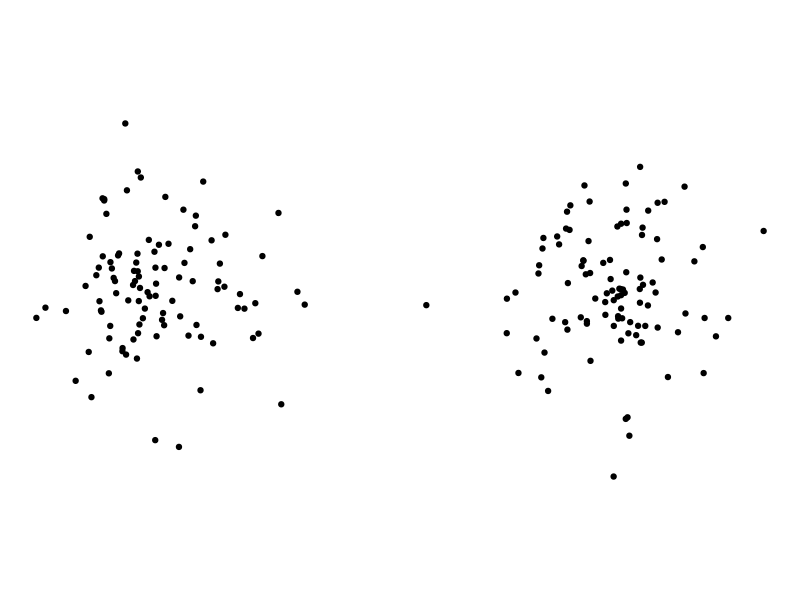
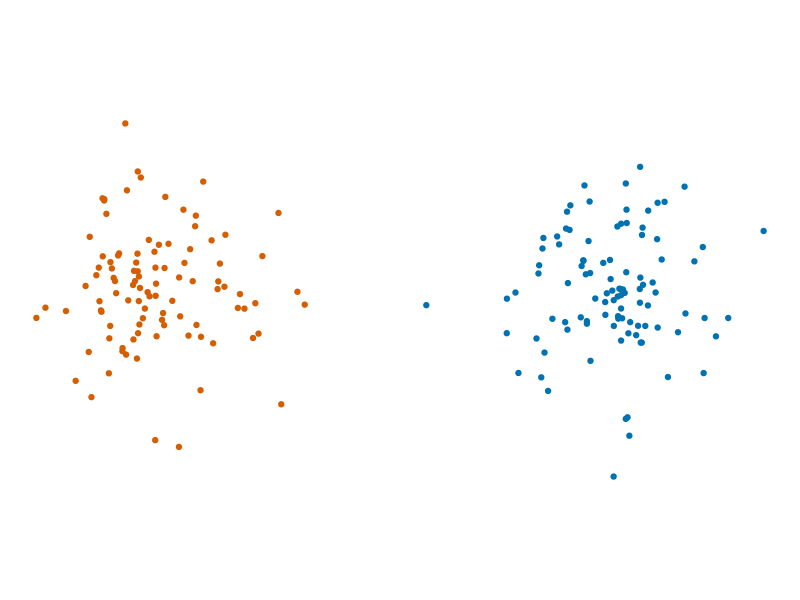
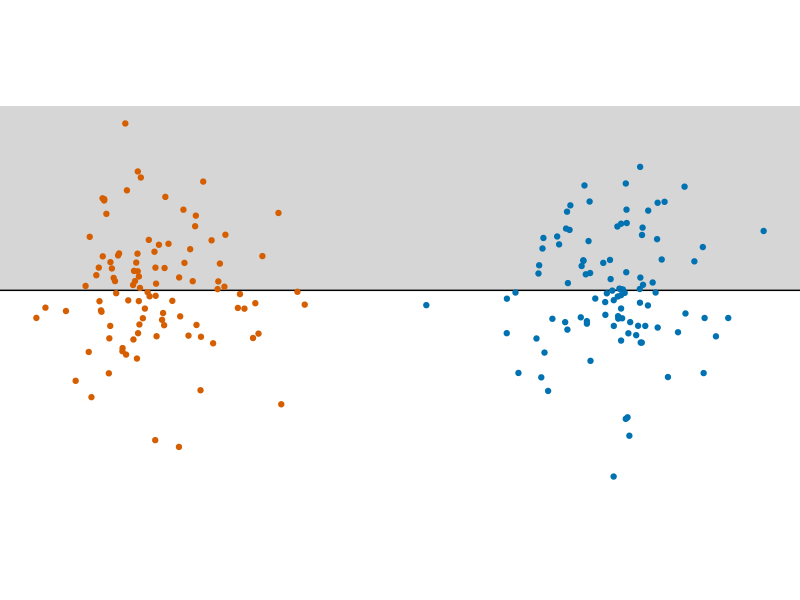
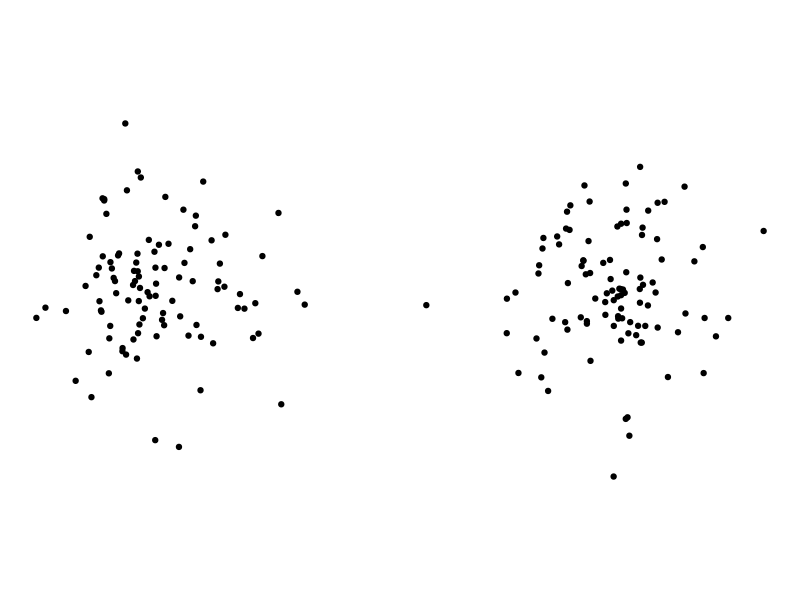
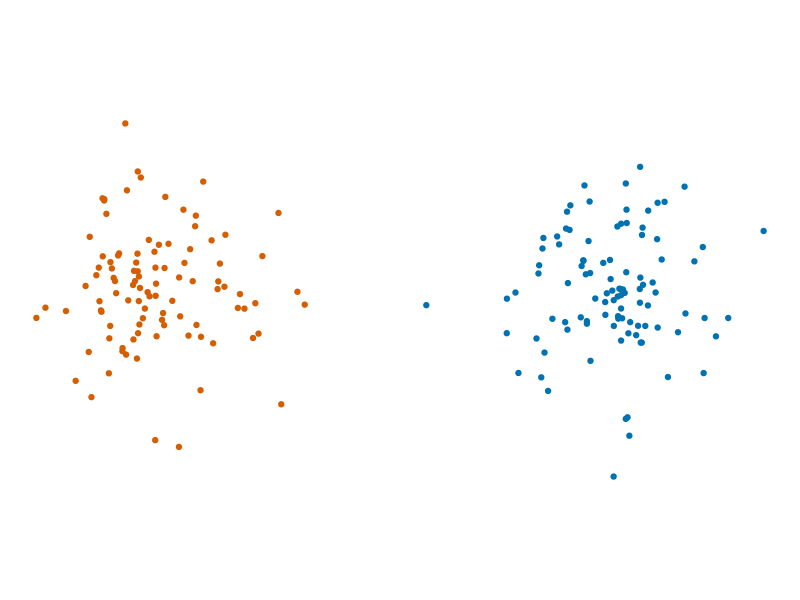
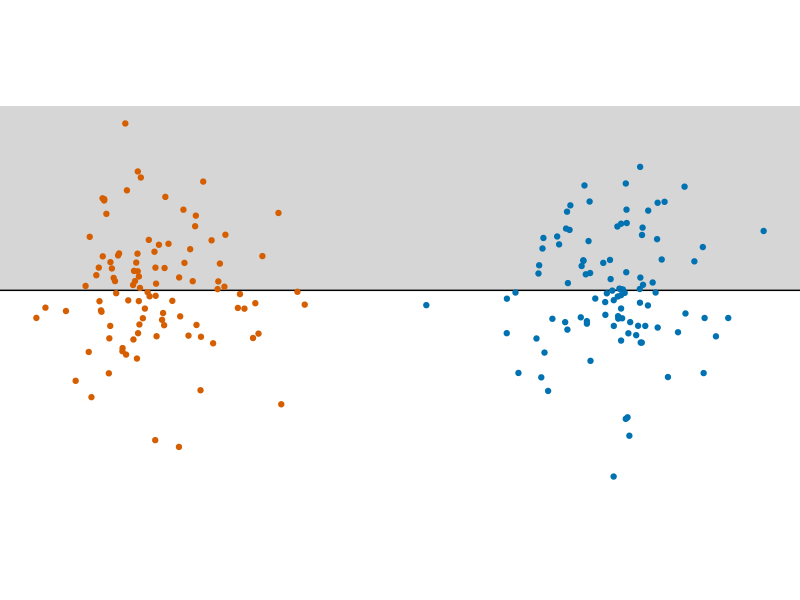

Here is the R script that generated these plots, in order:
library(ggplot2)
library(tibble)
library(dplyr)

fig_width <- 4
fig_height <- 2

df_poly <- data.frame(
  x = c(-Inf, Inf, Inf, -Inf),
  y = c(0, 0, Inf, Inf)
)

set.seed(1234)

n1 <- 100
n2 <- 100
c1 <- tibble(
  x = rnorm(n1, sd = 0.5),
  y = rnorm(n1, sd = 0.5),
  color = "#d55e00"
)
c2 <- tibble(
  x = rnorm(n2, 4, sd = 0.5),
  y = rnorm(n2, 0, sd = 0.5),
  color = "#0072b2"
)

bind_rows(c1, c2) |>
  ggplot(aes(x, y)) +
  geom_point() +
  scale_color_identity() +
  coord_equal() +
  theme_void()
ggsave("figs/example-no-color.pdf", width = fig_width, height = fig_height)

bind_rows(c1, c2) |>
  ggplot(aes(x, y, color = color)) +
  geom_point() +
  scale_color_identity() +
  coord_equal() +
  theme_void()
ggsave("figs/example-color.pdf", width = fig_width, height = fig_height)

bind_rows(c1, c2) |>
  ggplot(aes(x, y, color = color)) +
  geom_polygon(
    aes(x, y),
    alpha = 0.2,
    data = df_poly,
    inherit.aes = FALSE
  ) +
  geom_hline(yintercept = 0) +
  geom_point() +
  scale_color_identity() +
  coord_equal() +
  theme_void()
ggsave("figs/example-color-clustering.pdf",
  width = fig_width, height = fig_height
)
